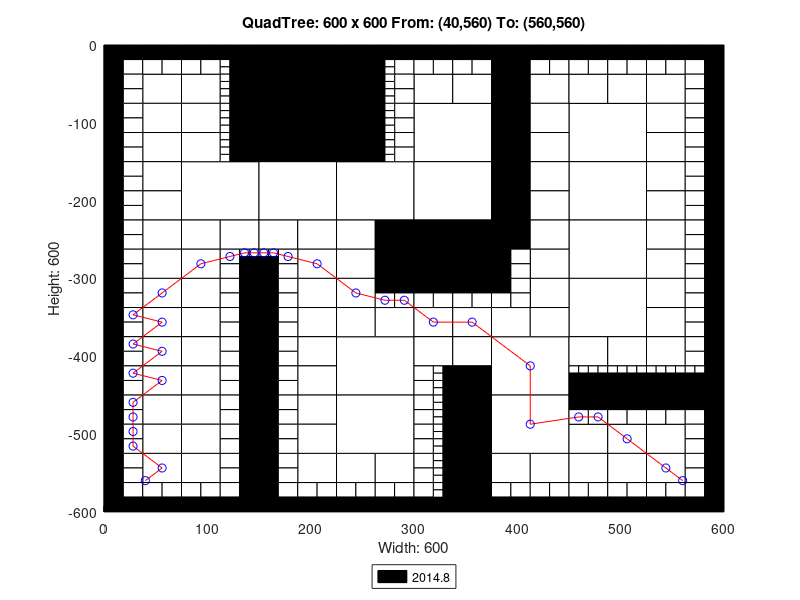

MATLAB code for this plot:
axis([0 600 -600 0]);
title('QuadTree: 600 x 600 From: (40,560) To: (560,560)');
xlabel('Width: 600');
ylabel('Height: 600');
rectangle('Position',[150 -75 75 75], 'FaceColor',[0 0 0]);
rectangle('Position',[150 -150 75 75], 'FaceColor',[0 0 0]);
rectangle('Position',[75 -225 75 75], 'FaceColor',[1 1 1]);
rectangle('Position',[150 -225 75 75], 'FaceColor',[1 1 1]);
rectangle('Position',[225 -225 75 75], 'FaceColor',[1 1 1]);
rectangle('Position',[300 -150 75 75], 'FaceColor',[1 1 1]);
rectangle('Position',[450 -150 75 75], 'FaceColor',[1 1 1]);
rectangle('Position',[300 -225 75 75], 'FaceColor',[1 1 1]);
rectangle('Position',[300 -300 75 75], 'FaceColor',[0 0 0]);
rectangle('Position',[450 -225 75 75], 'FaceColor',[1 1 1]);
rectangle('Position',[450 -300 75 75], 'FaceColor',[1 1 1]);
rectangle('Position',[225 -450 75 75], 'FaceColor',[1 1 1]);
rectangle('Position',[225 -525 75 75], 'FaceColor',[1 1 1]);
rectangle('Position',[375 -450 75 75], 'FaceColor',[1 1 1]);
rectangle('Position',[450 -375 75 75], 'FaceColor',[1 1 1]);
rectangle('Position',[375 -525 75 75], 'FaceColor',[1 1 1]);
rectangle('Position',[37.5 -75 37.5 37.5], 'FaceColor',[1 1 1]);
rectangle('Position',[75 -75 37.5 37.5], 'FaceColor',[1 1 1]);
rectangle('Position',[37.5 -112.5 37.5 37.5], 'FaceColor',[1 1 1]);
rectangle('Position',[37.5 -150 37.5 37.5], 'FaceColor',[1 1 1]);
rectangle('Position',[75 -112.5 37.5 37.5], 'FaceColor',[1 1 1]);
rectangle('Position',[75 -150 37.5 37.5], 'FaceColor',[1 1 1]);
rectangle('Position',[225 -37.5 37.5 37.5], 'FaceColor',[0 0 0]);
rectangle('Position',[225 -75 37.5 37.5], 'FaceColor',[0 0 0]);
rectangle('Position',[225 -112.5 37.5 37.5], 'FaceColor',[0 0 0]);
rectangle('Position',[225 -150 37.5 37.5], 'FaceColor',[0 0 0]);
rectangle('Position',[37.5 -187.5 37.5 37.5], 'FaceColor',[1 1 1]);
rectangle('Position',[37.5 -225 37.5 37.5], 'FaceColor',[1 1 1]);
rectangle('Position',[37.5 -262.5 37.5 37.5], 'FaceColor',[1 1 1]);
rectangle('Position',[37.5 -300 37.5 37.5], 'FaceColor',[1 1 1]);
rectangle('Position',[75 -262.5 37.5 37.5], 'FaceColor',[1 1 1]);
rectangle('Position',[112.5 -262.5 37.5 37.5], 'FaceColor',[1 1 1]);
rectangle('Position',[75 -300 37.5 37.5], 'FaceColor',[1 1 1]);
rectangle('Position',[150 -262.5 37.5 37.5], 'FaceColor',[1 1 1]);
rectangle('Position',[187.5 -262.5 37.5 37.5], 'FaceColor',[1 1 1]);
rectangle('Position',[187.5 -300 37.5 37.5], 'FaceColor',[1 1 1]);
rectangle('Position',[225 -262.5 37.5 37.5], 'FaceColor',[1 1 1]);
rectangle('Position',[262.5 -262.5 37.5 37.5], 'FaceColor',[0 0 0]);
rectangle('Position',[225 -300 37.5 37.5], 'FaceColor',[1 1 1]);
rectangle('Position',[262.5 -300 37.5 37.5], 'FaceColor',[0 0 0]);
rectangle('Position',[300 -75 37.5 37.5], 'FaceColor',[1 1 1]);
rectangle('Position',[337.5 -75 37.5 37.5], 'FaceColor',[1 1 1]);
rectangle('Position',[375 -37.5 37.5 37.5], 'FaceColor',[0 0 0]);
rectangle('Position',[375 -75 37.5 37.5], 'FaceColor',[0 0 0]);
rectangle('Position',[412.5 -75 37.5 37.5], 'FaceColor',[1 1 1]);
rectangle('Position',[375 -112.5 37.5 37.5], 'FaceColor',[0 0 0]);
rectangle('Position',[412.5 -112.5 37.5 37.5], 'FaceColor',[1 1 1]);
rectangle('Position',[375 -150 37.5 37.5], 'FaceColor',[0 0 0]);
rectangle('Position',[412.5 -150 37.5 37.5], 'FaceColor',[1 1 1]);
rectangle('Position',[450 -75 37.5 37.5], 'FaceColor',[1 1 1]);
rectangle('Position',[487.5 -75 37.5 37.5], 'FaceColor',[1 1 1]);
rectangle('Position',[525 -75 37.5 37.5], 'FaceColor',[1 1 1]);
rectangle('Position',[525 -112.5 37.5 37.5], 'FaceColor',[1 1 1]);
rectangle('Position',[525 -150 37.5 37.5], 'FaceColor',[1 1 1]);
rectangle('Position',[375 -187.5 37.5 37.5], 'FaceColor',[0 0 0]);
rectangle('Position',[412.5 -187.5 37.5 37.5], 'FaceColor',[1 1 1]);
rectangle('Position',[375 -225 37.5 37.5], 'FaceColor',[0 0 0]);
rectangle('Position',[412.5 -225 37.5 37.5], 'FaceColor',[1 1 1]);
rectangle('Position',[375 -262.5 37.5 37.5], 'FaceColor',[0 0 0]);
rectangle('Position',[412.5 -262.5 37.5 37.5], 'FaceColor',[1 1 1]);
rectangle('Position',[412.5 -300 37.5 37.5], 'FaceColor',[1 1 1]);
rectangle('Position',[525 -187.5 37.5 37.5], 'FaceColor',[1 1 1]);
rectangle('Position',[525 -225 37.5 37.5], 'FaceColor',[1 1 1]);
rectangle('Position',[525 -262.5 37.5 37.5], 'FaceColor',[1 1 1]);
rectangle('Position',[525 -300 37.5 37.5], 'FaceColor',[1 1 1]);
rectangle('Position',[37.5 -337.5 37.5 37.5], 'FaceColor',[1 1 1]);
rectangle('Position',[37.5 -375 37.5 37.5], 'FaceColor',[1 1 1]);
rectangle('Position',[75 -337.5 37.5 37.5], 'FaceColor',[1 1 1]);
rectangle('Position',[75 -375 37.5 37.5], 'FaceColor',[1 1 1]);
rectangle('Position',[37.5 -412.5 37.5 37.5], 'FaceColor',[1 1 1]);
rectangle('Position',[37.5 -450 37.5 37.5], 'FaceColor',[1 1 1]);
rectangle('Position',[75 -412.5 37.5 37.5], 'FaceColor',[1 1 1]);
rectangle('Position',[75 -450 37.5 37.5], 'FaceColor',[1 1 1]);
rectangle('Position',[187.5 -337.5 37.5 37.5], 'FaceColor',[1 1 1]);
rectangle('Position',[187.5 -375 37.5 37.5], 'FaceColor',[1 1 1]);
rectangle('Position',[225 -337.5 37.5 37.5], 'FaceColor',[1 1 1]);
rectangle('Position',[225 -375 37.5 37.5], 'FaceColor',[1 1 1]);
rectangle('Position',[262.5 -375 37.5 37.5], 'FaceColor',[1 1 1]);
rectangle('Position',[187.5 -412.5 37.5 37.5], 'FaceColor',[1 1 1]);
rectangle('Position',[187.5 -450 37.5 37.5], 'FaceColor',[1 1 1]);
rectangle('Position',[37.5 -487.5 37.5 37.5], 'FaceColor',[1 1 1]);
rectangle('Position',[37.5 -525 37.5 37.5], 'FaceColor',[1 1 1]);
rectangle('Position',[75 -487.5 37.5 37.5], 'FaceColor',[1 1 1]);
rectangle('Position',[75 -525 37.5 37.5], 'FaceColor',[1 1 1]);
rectangle('Position',[37.5 -562.5 37.5 37.5], 'FaceColor',[1 1 1]);
rectangle('Position',[75 -562.5 37.5 37.5], 'FaceColor',[1 1 1]);
rectangle('Position',[187.5 -487.5 37.5 37.5], 'FaceColor',[1 1 1]);
rectangle('Position',[187.5 -525 37.5 37.5], 'FaceColor',[1 1 1]);
rectangle('Position',[187.5 -562.5 37.5 37.5], 'FaceColor',[1 1 1]);
rectangle('Position',[225 -562.5 37.5 37.5], 'FaceColor',[1 1 1]);
rectangle('Position',[262.5 -562.5 37.5 37.5], 'FaceColor',[1 1 1]);
rectangle('Position',[300 -375 37.5 37.5], 'FaceColor',[1 1 1]);
rectangle('Position',[337.5 -375 37.5 37.5], 'FaceColor',[1 1 1]);
rectangle('Position',[412.5 -337.5 37.5 37.5], 'FaceColor',[1 1 1]);
rectangle('Position',[375 -375 37.5 37.5], 'FaceColor',[1 1 1]);
rectangle('Position',[412.5 -375 37.5 37.5], 'FaceColor',[1 1 1]);
rectangle('Position',[300 -412.5 37.5 37.5], 'FaceColor',[1 1 1]);
rectangle('Position',[337.5 -412.5 37.5 37.5], 'FaceColor',[1 1 1]);
rectangle('Position',[337.5 -450 37.5 37.5], 'FaceColor',[0 0 0]);
rectangle('Position',[525 -337.5 37.5 37.5], 'FaceColor',[1 1 1]);
rectangle('Position',[525 -375 37.5 37.5], 'FaceColor',[1 1 1]);
rectangle('Position',[450 -412.5 37.5 37.5], 'FaceColor',[1 1 1]);
rectangle('Position',[487.5 -412.5 37.5 37.5], 'FaceColor',[1 1 1]);
rectangle('Position',[525 -412.5 37.5 37.5], 'FaceColor',[1 1 1]);
rectangle('Position',[337.5 -487.5 37.5 37.5], 'FaceColor',[0 0 0]);
rectangle('Position',[337.5 -525 37.5 37.5], 'FaceColor',[0 0 0]);
rectangle('Position',[337.5 -562.5 37.5 37.5], 'FaceColor',[0 0 0]);
rectangle('Position',[337.5 -600 37.5 37.5], 'FaceColor',[0 0 0]);
rectangle('Position',[375 -562.5 37.5 37.5], 'FaceColor',[1 1 1]);
rectangle('Position',[412.5 -562.5 37.5 37.5], 'FaceColor',[1 1 1]);
rectangle('Position',[450 -525 37.5 37.5], 'FaceColor',[1 1 1]);
rectangle('Position',[487.5 -525 37.5 37.5], 'FaceColor',[1 1 1]);
rectangle('Position',[525 -525 37.5 37.5], 'FaceColor',[1 1 1]);
rectangle('Position',[450 -562.5 37.5 37.5], 'FaceColor',[1 1 1]);
rectangle('Position',[487.5 -562.5 37.5 37.5], 'FaceColor',[1 1 1]);
rectangle('Position',[525 -562.5 37.5 37.5], 'FaceColor',[1 1 1]);
rectangle('Position',[0 -18.75 18.75 18.75], 'FaceColor',[0 0 0]);
rectangle('Position',[18.75 -18.75 18.75 18.75], 'FaceColor',[0 0 0]);
rectangle('Position',[0 -37.5 18.75 18.75], 'FaceColor',[0 0 0]);
rectangle('Position',[18.75 -37.5 18.75 18.75], 'FaceColor',[1 1 1]);
rectangle('Position',[37.5 -18.75 18.75 18.75], 'FaceColor',[0 0 0]);
rectangle('Position',[56.25 -18.75 18.75 18.75], 'FaceColor',[0 0 0]);
rectangle('Position',[37.5 -37.5 18.75 18.75], 'FaceColor',[1 1 1]);
rectangle('Position',[56.25 -37.5 18.75 18.75], 'FaceColor',[1 1 1]);
rectangle('Position',[0 -56.25 18.75 18.75], 'FaceColor',[0 0 0]);
rectangle('Position',[18.75 -56.25 18.75 18.75], 'FaceColor',[1 1 1]);
rectangle('Position',[0 -75 18.75 18.75], 'FaceColor',[0 0 0]);
rectangle('Position',[18.75 -75 18.75 18.75], 'FaceColor',[1 1 1]);
rectangle('Position',[75 -18.75 18.75 18.75], 'FaceColor',[0 0 0]);
rectangle('Position',[93.75 -18.75 18.75 18.75], 'FaceColor',[0 0 0]);
rectangle('Position',[75 -37.5 18.75 18.75], 'FaceColor',[1 1 1]);
rectangle('Position',[93.75 -37.5 18.75 18.75], 'FaceColor',[1 1 1]);
rectangle('Position',[112.5 -18.75 18.75 18.75], 'FaceColor',[0 0 0]);
rectangle('Position',[131.25 -18.75 18.75 18.75], 'FaceColor',[0 0 0]);
rectangle('Position',[131.25 -37.5 18.75 18.75], 'FaceColor',[0 0 0]);
rectangle('Position',[131.25 -56.25 18.75 18.75], 'FaceColor',[0 0 0]);
rectangle('Position',[131.25 -75 18.75 18.75], 'FaceColor',[0 0 0]);
rectangle('Position',[0 -93.75 18.75 18.75], 'FaceColor',[0 0 0]);
rectangle('Position',[18.75 -93.75 18.75 18.75], 'FaceColor',[1 1 1]);
rectangle('Position',[0 -112.5 18.75 18.75], 'FaceColor',[0 0 0]);
rectangle('Position',[18.75 -112.5 18.75 18.75], 'FaceColor',[1 1 1]);
rectangle('Position',[0 -131.25 18.75 18.75], 'FaceColor',[0 0 0]);
rectangle('Position',[18.75 -131.25 18.75 18.75], 'FaceColor',[1 1 1]);
rectangle('Position',[0 -150 18.75 18.75], 'FaceColor',[0 0 0]);
rectangle('Position',[18.75 -150 18.75 18.75], 'FaceColor',[1 1 1]);
rectangle('Position',[131.25 -93.75 18.75 18.75], 'FaceColor',[0 0 0]);
rectangle('Position',[131.25 -112.5 18.75 18.75], 'FaceColor',[0 0 0]);
rectangle('Position',[131.25 -131.25 18.75 18.75], 'FaceColor',[0 0 0]);
rectangle('Position',[131.25 -150 18.75 18.75], 'FaceColor',[0 0 0]);
rectangle('Position',[262.5 -18.75 18.75 18.75], 'FaceColor',[0 0 0]);
rectangle('Position',[281.25 -18.75 18.75 18.75], 'FaceColor',[0 0 0]);
rectangle('Position',[281.25 -37.5 18.75 18.75], 'FaceColor',[1 1 1]);
rectangle('Position',[281.25 -56.25 18.75 18.75], 'FaceColor',[1 1 1]);
rectangle('Position',[281.25 -75 18.75 18.75], 'FaceColor',[1 1 1]);
rectangle('Position',[281.25 -93.75 18.75 18.75], 'FaceColor',[1 1 1]);
rectangle('Position',[281.25 -112.5 18.75 18.75], 'FaceColor',[1 1 1]);
rectangle('Position',[281.25 -131.25 18.75 18.75], 'FaceColor',[1 1 1]);
rectangle('Position',[281.25 -150 18.75 18.75], 'FaceColor',[1 1 1]);
rectangle('Position',[0 -168.75 18.75 18.75], 'FaceColor',[0 0 0]);
rectangle('Position',[18.75 -168.75 18.75 18.75], 'FaceColor',[1 1 1]);
rectangle('Position',[0 -187.5 18.75 18.75], 'FaceColor',[0 0 0]);
rectangle('Position',[18.75 -187.5 18.75 18.75], 'FaceColor',[1 1 1]);
rectangle('Position',[0 -206.25 18.75 18.75], 'FaceColor',[0 0 0]);
rectangle('Position',[18.75 -206.25 18.75 18.75], 'FaceColor',[1 1 1]);
rectangle('Position',[0 -225 18.75 18.75], 'FaceColor',[0 0 0]);
rectangle('Position',[18.75 -225 18.75 18.75], 'FaceColor',[1 1 1]);
rectangle('Position',[0 -243.75 18.75 18.75], 'FaceColor',[0 0 0]);
rectangle('Position',[18.75 -243.75 18.75 18.75], 'FaceColor',[1 1 1]);
rectangle('Position',[0 -262.5 18.75 18.75], 'FaceColor',[0 0 0]);
rectangle('Position',[18.75 -262.5 18.75 18.75], 'FaceColor',[1 1 1]);
rectangle('Position',[0 -281.25 18.75 18.75], 'FaceColor',[0 0 0]);
rectangle('Position',[18.75 -281.25 18.75 18.75], 'FaceColor',[1 1 1]);
rectangle('Position',[0 -300 18.75 18.75], 'FaceColor',[0 0 0]);
rectangle('Position',[18.75 -300 18.75 18.75], 'FaceColor',[1 1 1]);
rectangle('Position',[112.5 -281.25 18.75 18.75], 'FaceColor',[1 1 1]);
rectangle('Position',[112.5 -300 18.75 18.75], 'FaceColor',[1 1 1]);
rectangle('Position',[131.25 -300 18.75 18.75], 'FaceColor',[0 0 0]);
rectangle('Position',[168.75 -281.25 18.75 18.75], 'FaceColor',[1 1 1]);
rectangle('Position',[150 -300 18.75 18.75], 'FaceColor',[0 0 0]);
rectangle('Position',[168.75 -300 18.75 18.75], 'FaceColor',[1 1 1]);
rectangle('Position',[300 -18.75 18.75 18.75], 'FaceColor',[0 0 0]);
rectangle('Position',[318.75 -18.75 18.75 18.75], 'FaceColor',[0 0 0]);
rectangle('Position',[300 -37.5 18.75 18.75], 'FaceColor',[1 1 1]);
rectangle('Position',[318.75 -37.5 18.75 18.75], 'FaceColor',[1 1 1]);
rectangle('Position',[337.5 -18.75 18.75 18.75], 'FaceColor',[0 0 0]);
rectangle('Position',[356.25 -18.75 18.75 18.75], 'FaceColor',[0 0 0]);
rectangle('Position',[337.5 -37.5 18.75 18.75], 'FaceColor',[1 1 1]);
rectangle('Position',[356.25 -37.5 18.75 18.75], 'FaceColor',[1 1 1]);
rectangle('Position',[412.5 -18.75 18.75 18.75], 'FaceColor',[0 0 0]);
rectangle('Position',[431.25 -18.75 18.75 18.75], 'FaceColor',[0 0 0]);
rectangle('Position',[412.5 -37.5 18.75 18.75], 'FaceColor',[1 1 1]);
rectangle('Position',[431.25 -37.5 18.75 18.75], 'FaceColor',[1 1 1]);
rectangle('Position',[450 -18.75 18.75 18.75], 'FaceColor',[0 0 0]);
rectangle('Position',[468.75 -18.75 18.75 18.75], 'FaceColor',[0 0 0]);
rectangle('Position',[450 -37.5 18.75 18.75], 'FaceColor',[1 1 1]);
rectangle('Position',[468.75 -37.5 18.75 18.75], 'FaceColor',[1 1 1]);
rectangle('Position',[487.5 -18.75 18.75 18.75], 'FaceColor',[0 0 0]);
rectangle('Position',[506.25 -18.75 18.75 18.75], 'FaceColor',[0 0 0]);
rectangle('Position',[487.5 -37.5 18.75 18.75], 'FaceColor',[1 1 1]);
rectangle('Position',[506.25 -37.5 18.75 18.75], 'FaceColor',[1 1 1]);
rectangle('Position',[525 -18.75 18.75 18.75], 'FaceColor',[0 0 0]);
rectangle('Position',[543.75 -18.75 18.75 18.75], 'FaceColor',[0 0 0]);
rectangle('Position',[525 -37.5 18.75 18.75], 'FaceColor',[1 1 1]);
rectangle('Position',[543.75 -37.5 18.75 18.75], 'FaceColor',[1 1 1]);
rectangle('Position',[562.5 -18.75 18.75 18.75], 'FaceColor',[0 0 0]);
rectangle('Position',[581.25 -18.75 18.75 18.75], 'FaceColor',[0 0 0]);
rectangle('Position',[562.5 -37.5 18.75 18.75], 'FaceColor',[1 1 1]);
rectangle('Position',[581.25 -37.5 18.75 18.75], 'FaceColor',[0 0 0]);
rectangle('Position',[562.5 -56.25 18.75 18.75], 'FaceColor',[1 1 1]);
rectangle('Position',[581.25 -56.25 18.75 18.75], 'FaceColor',[0 0 0]);
rectangle('Position',[562.5 -75 18.75 18.75], 'FaceColor',[1 1 1]);
rectangle('Position',[581.25 -75 18.75 18.75], 'FaceColor',[0 0 0]);
rectangle('Position',[562.5 -93.75 18.75 18.75], 'FaceColor',[1 1 1]);
rectangle('Position',[581.25 -93.75 18.75 18.75], 'FaceColor',[0 0 0]);
rectangle('Position',[562.5 -112.5 18.75 18.75], 'FaceColor',[1 1 1]);
rectangle('Position',[581.25 -112.5 18.75 18.75], 'FaceColor',[0 0 0]);
rectangle('Position',[562.5 -131.25 18.75 18.75], 'FaceColor',[1 1 1]);
rectangle('Position',[581.25 -131.25 18.75 18.75], 'FaceColor',[0 0 0]);
rectangle('Position',[562.5 -150 18.75 18.75], 'FaceColor',[1 1 1]);
rectangle('Position',[581.25 -150 18.75 18.75], 'FaceColor',[0 0 0]);
rectangle('Position',[375 -281.25 18.75 18.75], 'FaceColor',[0 0 0]);
rectangle('Position',[393.75 -281.25 18.75 18.75], 'FaceColor',[1 1 1]);
rectangle('Position',[375 -300 18.75 18.75], 'FaceColor',[0 0 0]);
rectangle('Position',[393.75 -300 18.75 18.75], 'FaceColor',[1 1 1]);
rectangle('Position',[562.5 -168.75 18.75 18.75], 'FaceColor',[1 1 1]);
rectangle('Position',[581.25 -168.75 18.75 18.75], 'FaceColor',[0 0 0]);
rectangle('Position',[562.5 -187.5 18.75 18.75], 'FaceColor',[1 1 1]);
rectangle('Position',[581.25 -187.5 18.75 18.75], 'FaceColor',[0 0 0]);
rectangle('Position',[562.5 -206.25 18.75 18.75], 'FaceColor',[1 1 1]);
rectangle('Position',[581.25 -206.25 18.75 18.75], 'FaceColor',[0 0 0]);
rectangle('Position',[562.5 -225 18.75 18.75], 'FaceColor',[1 1 1]);
rectangle('Position',[581.25 -225 18.75 18.75], 'FaceColor',[0 0 0]);
rectangle('Position',[562.5 -243.75 18.75 18.75], 'FaceColor',[1 1 1]);
rectangle('Position',[581.25 -243.75 18.75 18.75], 'FaceColor',[0 0 0]);
rectangle('Position',[562.5 -262.5 18.75 18.75], 'FaceColor',[1 1 1]);
rectangle('Position',[581.25 -262.5 18.75 18.75], 'FaceColor',[0 0 0]);
rectangle('Position',[562.5 -281.25 18.75 18.75], 'FaceColor',[1 1 1]);
rectangle('Position',[581.25 -281.25 18.75 18.75], 'FaceColor',[0 0 0]);
rectangle('Position',[562.5 -300 18.75 18.75], 'FaceColor',[1 1 1]);
rectangle('Position',[581.25 -300 18.75 18.75], 'FaceColor',[0 0 0]);
rectangle('Position',[0 -318.75 18.75 18.75], 'FaceColor',[0 0 0]);
rectangle('Position',[18.75 -318.75 18.75 18.75], 'FaceColor',[1 1 1]);
rectangle('Position',[0 -337.5 18.75 18.75], 'FaceColor',[0 0 0]);
rectangle('Position',[18.75 -337.5 18.75 18.75], 'FaceColor',[1 1 1]);
rectangle('Position',[0 -356.25 18.75 18.75], 'FaceColor',[0 0 0]);
rectangle('Position',[18.75 -356.25 18.75 18.75], 'FaceColor',[1 1 1]);
rectangle('Position',[0 -375 18.75 18.75], 'FaceColor',[0 0 0]);
rectangle('Position',[18.75 -375 18.75 18.75], 'FaceColor',[1 1 1]);
rectangle('Position',[112.5 -318.75 18.75 18.75], 'FaceColor',[1 1 1]);
rectangle('Position',[131.25 -318.75 18.75 18.75], 'FaceColor',[0 0 0]);
rectangle('Position',[112.5 -337.5 18.75 18.75], 'FaceColor',[1 1 1]);
rectangle('Position',[131.25 -337.5 18.75 18.75], 'FaceColor',[0 0 0]);
rectangle('Position',[112.5 -356.25 18.75 18.75], 'FaceColor',[1 1 1]);
rectangle('Position',[131.25 -356.25 18.75 18.75], 'FaceColor',[0 0 0]);
rectangle('Position',[112.5 -375 18.75 18.75], 'FaceColor',[1 1 1]);
rectangle('Position',[131.25 -375 18.75 18.75], 'FaceColor',[0 0 0]);
rectangle('Position',[0 -393.75 18.75 18.75], 'FaceColor',[0 0 0]);
rectangle('Position',[18.75 -393.75 18.75 18.75], 'FaceColor',[1 1 1]);
rectangle('Position',[0 -412.5 18.75 18.75], 'FaceColor',[0 0 0]);
rectangle('Position',[18.75 -412.5 18.75 18.75], 'FaceColor',[1 1 1]);
rectangle('Position',[0 -431.25 18.75 18.75], 'FaceColor',[0 0 0]);
rectangle('Position',[18.75 -431.25 18.75 18.75], 'FaceColor',[1 1 1]);
rectangle('Position',[0 -450 18.75 18.75], 'FaceColor',[0 0 0]);
rectangle('Position',[18.75 -450 18.75 18.75], 'FaceColor',[1 1 1]);
rectangle('Position',[112.5 -393.75 18.75 18.75], 'FaceColor',[1 1 1]);
rectangle('Position',[131.25 -393.75 18.75 18.75], 'FaceColor',[0 0 0]);
rectangle('Position',[112.5 -412.5 18.75 18.75], 'FaceColor',[1 1 1]);
rectangle('Position',[131.25 -412.5 18.75 18.75], 'FaceColor',[0 0 0]);
rectangle('Position',[112.5 -431.25 18.75 18.75], 'FaceColor',[1 1 1]);
rectangle('Position',[131.25 -431.25 18.75 18.75], 'FaceColor',[0 0 0]);
rectangle('Position',[112.5 -450 18.75 18.75], 'FaceColor',[1 1 1]);
rectangle('Position',[131.25 -450 18.75 18.75], 'FaceColor',[0 0 0]);
rectangle('Position',[150 -318.75 18.75 18.75], 'FaceColor',[0 0 0]);
rectangle('Position',[168.75 -318.75 18.75 18.75], 'FaceColor',[1 1 1]);
rectangle('Position',[150 -337.5 18.75 18.75], 'FaceColor',[0 0 0]);
rectangle('Position',[168.75 -337.5 18.75 18.75], 'FaceColor',[1 1 1]);
rectangle('Position',[150 -356.25 18.75 18.75], 'FaceColor',[0 0 0]);
rectangle('Position',[168.75 -356.25 18.75 18.75], 'FaceColor',[1 1 1]);
rectangle('Position',[150 -375 18.75 18.75], 'FaceColor',[0 0 0]);
rectangle('Position',[168.75 -375 18.75 18.75], 'FaceColor',[1 1 1]);
rectangle('Position',[262.5 -318.75 18.75 18.75], 'FaceColor',[0 0 0]);
rectangle('Position',[281.25 -318.75 18.75 18.75], 'FaceColor',[0 0 0]);
rectangle('Position',[262.5 -337.5 18.75 18.75], 'FaceColor',[1 1 1]);
rectangle('Position',[281.25 -337.5 18.75 18.75], 'FaceColor',[1 1 1]);
rectangle('Position',[150 -393.75 18.75 18.75], 'FaceColor',[0 0 0]);
rectangle('Position',[168.75 -393.75 18.75 18.75], 'FaceColor',[1 1 1]);
rectangle('Position',[150 -412.5 18.75 18.75], 'FaceColor',[0 0 0]);
rectangle('Position',[168.75 -412.5 18.75 18.75], 'FaceColor',[1 1 1]);
rectangle('Position',[150 -431.25 18.75 18.75], 'FaceColor',[0 0 0]);
rectangle('Position',[168.75 -431.25 18.75 18.75], 'FaceColor',[1 1 1]);
rectangle('Position',[150 -450 18.75 18.75], 'FaceColor',[0 0 0]);
rectangle('Position',[168.75 -450 18.75 18.75], 'FaceColor',[1 1 1]);
rectangle('Position',[0 -468.75 18.75 18.75], 'FaceColor',[0 0 0]);
rectangle('Position',[18.75 -468.75 18.75 18.75], 'FaceColor',[1 1 1]);
rectangle('Position',[0 -487.5 18.75 18.75], 'FaceColor',[0 0 0]);
rectangle('Position',[18.75 -487.5 18.75 18.75], 'FaceColor',[1 1 1]);
rectangle('Position',[0 -506.25 18.75 18.75], 'FaceColor',[0 0 0]);
rectangle('Position',[18.75 -506.25 18.75 18.75], 'FaceColor',[1 1 1]);
rectangle('Position',[0 -525 18.75 18.75], 'FaceColor',[0 0 0]);
rectangle('Position',[18.75 -525 18.75 18.75], 'FaceColor',[1 1 1]);
rectangle('Position',[112.5 -468.75 18.75 18.75], 'FaceColor',[1 1 1]);
rectangle('Position',[131.25 -468.75 18.75 18.75], 'FaceColor',[0 0 0]);
rectangle('Position',[112.5 -487.5 18.75 18.75], 'FaceColor',[1 1 1]);
rectangle('Position',[131.25 -487.5 18.75 18.75], 'FaceColor',[0 0 0]);
rectangle('Position',[112.5 -506.25 18.75 18.75], 'FaceColor',[1 1 1]);
rectangle('Position',[131.25 -506.25 18.75 18.75], 'FaceColor',[0 0 0]);
rectangle('Position',[112.5 -525 18.75 18.75], 'FaceColor',[1 1 1]);
rectangle('Position',[131.25 -525 18.75 18.75], 'FaceColor',[0 0 0]);
rectangle('Position',[0 -543.75 18.75 18.75], 'FaceColor',[0 0 0]);
rectangle('Position',[18.75 -543.75 18.75 18.75], 'FaceColor',[1 1 1]);
rectangle('Position',[0 -562.5 18.75 18.75], 'FaceColor',[0 0 0]);
rectangle('Position',[18.75 -562.5 18.75 18.75], 'FaceColor',[1 1 1]);
rectangle('Position',[0 -581.25 18.75 18.75], 'FaceColor',[0 0 0]);
rectangle('Position',[18.75 -581.25 18.75 18.75], 'FaceColor',[1 1 1]);
rectangle('Position',[0 -600 18.75 18.75], 'FaceColor',[0 0 0]);
rectangle('Position',[18.75 -600 18.75 18.75], 'FaceColor',[0 0 0]);
rectangle('Position',[37.5 -581.25 18.75 18.75], 'FaceColor',[1 1 1]);
rectangle('Position',[56.25 -581.25 18.75 18.75], 'FaceColor',[1 1 1]);
rectangle('Position',[37.5 -600 18.75 18.75], 'FaceColor',[0 0 0]);
rectangle('Position',[56.25 -600 18.75 18.75], 'FaceColor',[0 0 0]);
rectangle('Position',[112.5 -543.75 18.75 18.75], 'FaceColor',[1 1 1]);
rectangle('Position',[131.25 -543.75 18.75 18.75], 'FaceColor',[0 0 0]);
rectangle('Position',[112.5 -562.5 18.75 18.75], 'FaceColor',[1 1 1]);
rectangle('Position',[131.25 -562.5 18.75 18.75], 'FaceColor',[0 0 0]);
rectangle('Position',[75 -581.25 18.75 18.75], 'FaceColor',[1 1 1]);
rectangle('Position',[93.75 -581.25 18.75 18.75], 'FaceColor',[1 1 1]);
rectangle('Position',[75 -600 18.75 18.75], 'FaceColor',[0 0 0]);
rectangle('Position',[93.75 -600 18.75 18.75], 'FaceColor',[0 0 0]);
rectangle('Position',[112.5 -581.25 18.75 18.75], 'FaceColor',[1 1 1]);
rectangle('Position',[131.25 -581.25 18.75 18.75], 'FaceColor',[0 0 0]);
rectangle('Position',[112.5 -600 18.75 18.75], 'FaceColor',[0 0 0]);
rectangle('Position',[131.25 -600 18.75 18.75], 'FaceColor',[0 0 0]);
rectangle('Position',[150 -468.75 18.75 18.75], 'FaceColor',[0 0 0]);
rectangle('Position',[168.75 -468.75 18.75 18.75], 'FaceColor',[1 1 1]);
rectangle('Position',[150 -487.5 18.75 18.75], 'FaceColor',[0 0 0]);
rectangle('Position',[168.75 -487.5 18.75 18.75], 'FaceColor',[1 1 1]);
rectangle('Position',[150 -506.25 18.75 18.75], 'FaceColor',[0 0 0]);
rectangle('Position',[168.75 -506.25 18.75 18.75], 'FaceColor',[1 1 1]);
rectangle('Position',[150 -525 18.75 18.75], 'FaceColor',[0 0 0]);
rectangle('Position',[168.75 -525 18.75 18.75], 'FaceColor',[1 1 1]);
rectangle('Position',[150 -543.75 18.75 18.75], 'FaceColor',[0 0 0]);
rectangle('Position',[168.75 -543.75 18.75 18.75], 'FaceColor',[1 1 1]);
rectangle('Position',[150 -562.5 18.75 18.75], 'FaceColor',[0 0 0]);
rectangle('Position',[168.75 -562.5 18.75 18.75], 'FaceColor',[1 1 1]);
rectangle('Position',[150 -581.25 18.75 18.75], 'FaceColor',[0 0 0]);
rectangle('Position',[168.75 -581.25 18.75 18.75], 'FaceColor',[1 1 1]);
rectangle('Position',[150 -600 18.75 18.75], 'FaceColor',[0 0 0]);
rectangle('Position',[168.75 -600 18.75 18.75], 'FaceColor',[0 0 0]);
rectangle('Position',[187.5 -581.25 18.75 18.75], 'FaceColor',[1 1 1]);
rectangle('Position',[206.25 -581.25 18.75 18.75], 'FaceColor',[1 1 1]);
rectangle('Position',[187.5 -600 18.75 18.75], 'FaceColor',[0 0 0]);
rectangle('Position',[206.25 -600 18.75 18.75], 'FaceColor',[0 0 0]);
rectangle('Position',[225 -581.25 18.75 18.75], 'FaceColor',[1 1 1]);
rectangle('Position',[243.75 -581.25 18.75 18.75], 'FaceColor',[1 1 1]);
rectangle('Position',[225 -600 18.75 18.75], 'FaceColor',[0 0 0]);
rectangle('Position',[243.75 -600 18.75 18.75], 'FaceColor',[0 0 0]);
rectangle('Position',[262.5 -581.25 18.75 18.75], 'FaceColor',[1 1 1]);
rectangle('Position',[281.25 -581.25 18.75 18.75], 'FaceColor',[1 1 1]);
rectangle('Position',[262.5 -600 18.75 18.75], 'FaceColor',[0 0 0]);
rectangle('Position',[281.25 -600 18.75 18.75], 'FaceColor',[0 0 0]);
rectangle('Position',[300 -318.75 18.75 18.75], 'FaceColor',[0 0 0]);
rectangle('Position',[318.75 -318.75 18.75 18.75], 'FaceColor',[0 0 0]);
rectangle('Position',[300 -337.5 18.75 18.75], 'FaceColor',[1 1 1]);
rectangle('Position',[318.75 -337.5 18.75 18.75], 'FaceColor',[1 1 1]);
rectangle('Position',[337.5 -318.75 18.75 18.75], 'FaceColor',[0 0 0]);
rectangle('Position',[356.25 -318.75 18.75 18.75], 'FaceColor',[0 0 0]);
rectangle('Position',[337.5 -337.5 18.75 18.75], 'FaceColor',[1 1 1]);
rectangle('Position',[356.25 -337.5 18.75 18.75], 'FaceColor',[1 1 1]);
rectangle('Position',[375 -318.75 18.75 18.75], 'FaceColor',[0 0 0]);
rectangle('Position',[393.75 -318.75 18.75 18.75], 'FaceColor',[1 1 1]);
rectangle('Position',[375 -337.5 18.75 18.75], 'FaceColor',[1 1 1]);
rectangle('Position',[393.75 -337.5 18.75 18.75], 'FaceColor',[1 1 1]);
rectangle('Position',[300 -431.25 18.75 18.75], 'FaceColor',[1 1 1]);
rectangle('Position',[300 -450 18.75 18.75], 'FaceColor',[1 1 1]);
rectangle('Position',[562.5 -318.75 18.75 18.75], 'FaceColor',[1 1 1]);
rectangle('Position',[581.25 -318.75 18.75 18.75], 'FaceColor',[0 0 0]);
rectangle('Position',[562.5 -337.5 18.75 18.75], 'FaceColor',[1 1 1]);
rectangle('Position',[581.25 -337.5 18.75 18.75], 'FaceColor',[0 0 0]);
rectangle('Position',[562.5 -356.25 18.75 18.75], 'FaceColor',[1 1 1]);
rectangle('Position',[581.25 -356.25 18.75 18.75], 'FaceColor',[0 0 0]);
rectangle('Position',[562.5 -375 18.75 18.75], 'FaceColor',[1 1 1]);
rectangle('Position',[581.25 -375 18.75 18.75], 'FaceColor',[0 0 0]);
rectangle('Position',[450 -450 18.75 18.75], 'FaceColor',[0 0 0]);
rectangle('Position',[468.75 -450 18.75 18.75], 'FaceColor',[0 0 0]);
rectangle('Position',[487.5 -450 18.75 18.75], 'FaceColor',[0 0 0]);
rectangle('Position',[506.25 -450 18.75 18.75], 'FaceColor',[0 0 0]);
rectangle('Position',[562.5 -393.75 18.75 18.75], 'FaceColor',[1 1 1]);
rectangle('Position',[581.25 -393.75 18.75 18.75], 'FaceColor',[0 0 0]);
rectangle('Position',[562.5 -412.5 18.75 18.75], 'FaceColor',[1 1 1]);
rectangle('Position',[581.25 -412.5 18.75 18.75], 'FaceColor',[0 0 0]);
rectangle('Position',[525 -450 18.75 18.75], 'FaceColor',[0 0 0]);
rectangle('Position',[543.75 -450 18.75 18.75], 'FaceColor',[0 0 0]);
rectangle('Position',[581.25 -431.25 18.75 18.75], 'FaceColor',[0 0 0]);
rectangle('Position',[562.5 -450 18.75 18.75], 'FaceColor',[0 0 0]);
rectangle('Position',[581.25 -450 18.75 18.75], 'FaceColor',[0 0 0]);
rectangle('Position',[300 -468.75 18.75 18.75], 'FaceColor',[1 1 1]);
rectangle('Position',[300 -487.5 18.75 18.75], 'FaceColor',[1 1 1]);
rectangle('Position',[300 -506.25 18.75 18.75], 'FaceColor',[1 1 1]);
rectangle('Position',[300 -525 18.75 18.75], 'FaceColor',[1 1 1]);
rectangle('Position',[300 -543.75 18.75 18.75], 'FaceColor',[1 1 1]);
rectangle('Position',[300 -562.5 18.75 18.75], 'FaceColor',[1 1 1]);
rectangle('Position',[300 -581.25 18.75 18.75], 'FaceColor',[1 1 1]);
rectangle('Position',[300 -600 18.75 18.75], 'FaceColor',[0 0 0]);
rectangle('Position',[318.75 -600 18.75 18.75], 'FaceColor',[0 0 0]);
rectangle('Position',[375 -581.25 18.75 18.75], 'FaceColor',[1 1 1]);
rectangle('Position',[393.75 -581.25 18.75 18.75], 'FaceColor',[1 1 1]);
rectangle('Position',[375 -600 18.75 18.75], 'FaceColor',[0 0 0]);
rectangle('Position',[393.75 -600 18.75 18.75], 'FaceColor',[0 0 0]);
rectangle('Position',[412.5 -581.25 18.75 18.75], 'FaceColor',[1 1 1]);
rectangle('Position',[431.25 -581.25 18.75 18.75], 'FaceColor',[1 1 1]);
rectangle('Position',[412.5 -600 18.75 18.75], 'FaceColor',[0 0 0]);
rectangle('Position',[431.25 -600 18.75 18.75], 'FaceColor',[0 0 0]);
rectangle('Position',[450 -468.75 18.75 18.75], 'FaceColor',[0 0 0]);
rectangle('Position',[468.75 -468.75 18.75 18.75], 'FaceColor',[0 0 0]);
rectangle('Position',[450 -487.5 18.75 18.75], 'FaceColor',[1 1 1]);
rectangle('Position',[468.75 -487.5 18.75 18.75], 'FaceColor',[1 1 1]);
rectangle('Position',[487.5 -468.75 18.75 18.75], 'FaceColor',[0 0 0]);
rectangle('Position',[506.25 -468.75 18.75 18.75], 'FaceColor',[0 0 0]);
rectangle('Position',[487.5 -487.5 18.75 18.75], 'FaceColor',[1 1 1]);
rectangle('Position',[506.25 -487.5 18.75 18.75], 'FaceColor',[1 1 1]);
rectangle('Position',[525 -468.75 18.75 18.75], 'FaceColor',[0 0 0]);
rectangle('Position',[543.75 -468.75 18.75 18.75], 'FaceColor',[0 0 0]);
rectangle('Position',[525 -487.5 18.75 18.75], 'FaceColor',[1 1 1]);
rectangle('Position',[543.75 -487.5 18.75 18.75], 'FaceColor',[1 1 1]);
rectangle('Position',[562.5 -468.75 18.75 18.75], 'FaceColor',[0 0 0]);
rectangle('Position',[581.25 -468.75 18.75 18.75], 'FaceColor',[0 0 0]);
rectangle('Position',[562.5 -487.5 18.75 18.75], 'FaceColor',[1 1 1]);
rectangle('Position',[581.25 -487.5 18.75 18.75], 'FaceColor',[0 0 0]);
rectangle('Position',[562.5 -506.25 18.75 18.75], 'FaceColor',[1 1 1]);
rectangle('Position',[581.25 -506.25 18.75 18.75], 'FaceColor',[0 0 0]);
rectangle('Position',[562.5 -525 18.75 18.75], 'FaceColor',[1 1 1]);
rectangle('Position',[581.25 -525 18.75 18.75], 'FaceColor',[0 0 0]);
rectangle('Position',[450 -581.25 18.75 18.75], 'FaceColor',[1 1 1]);
rectangle('Position',[468.75 -581.25 18.75 18.75], 'FaceColor',[1 1 1]);
rectangle('Position',[450 -600 18.75 18.75], 'FaceColor',[0 0 0]);
rectangle('Position',[468.75 -600 18.75 18.75], 'FaceColor',[0 0 0]);
rectangle('Position',[487.5 -581.25 18.75 18.75], 'FaceColor',[1 1 1]);
rectangle('Position',[506.25 -581.25 18.75 18.75], 'FaceColor',[1 1 1]);
rectangle('Position',[487.5 -600 18.75 18.75], 'FaceColor',[0 0 0]);
rectangle('Position',[506.25 -600 18.75 18.75], 'FaceColor',[0 0 0]);
rectangle('Position',[562.5 -543.75 18.75 18.75], 'FaceColor',[1 1 1]);
rectangle('Position',[581.25 -543.75 18.75 18.75], 'FaceColor',[0 0 0]);
rectangle('Position',[562.5 -562.5 18.75 18.75], 'FaceColor',[1 1 1]);
rectangle('Position',[581.25 -562.5 18.75 18.75], 'FaceColor',[0 0 0]);
rectangle('Position',[525 -581.25 18.75 18.75], 'FaceColor',[1 1 1]);
rectangle('Position',[543.75 -581.25 18.75 18.75], 'FaceColor',[1 1 1]);
rectangle('Position',[525 -600 18.75 18.75], 'FaceColor',[0 0 0]);
rectangle('Position',[543.75 -600 18.75 18.75], 'FaceColor',[0 0 0]);
rectangle('Position',[562.5 -581.25 18.75 18.75], 'FaceColor',[1 1 1]);
rectangle('Position',[581.25 -581.25 18.75 18.75], 'FaceColor',[0 0 0]);
rectangle('Position',[562.5 -600 18.75 18.75], 'FaceColor',[0 0 0]);
rectangle('Position',[581.25 -600 18.75 18.75], 'FaceColor',[0 0 0]);
rectangle('Position',[112.5 -28.125 9.375 9.375], 'FaceColor',[1 1 1]);
rectangle('Position',[121.875 -28.125 9.375 9.375], 'FaceColor',[0 0 0]);
rectangle('Position',[112.5 -37.5 9.375 9.375], 'FaceColor',[1 1 1]);
rectangle('Position',[121.875 -37.5 9.375 9.375], 'FaceColor',[0 0 0]);
rectangle('Position',[112.5 -46.875 9.375 9.375], 'FaceColor',[1 1 1]);
rectangle('Position',[121.875 -46.875 9.375 9.375], 'FaceColor',[0 0 0]);
rectangle('Position',[112.5 -56.25 9.375 9.375], 'FaceColor',[1 1 1]);
rectangle('Position',[121.875 -56.25 9.375 9.375], 'FaceColor',[0 0 0]);
rectangle('Position',[112.5 -65.625 9.375 9.375], 'FaceColor',[1 1 1]);
rectangle('Position',[121.875 -65.625 9.375 9.375], 'FaceColor',[0 0 0]);
rectangle('Position',[112.5 -75 9.375 9.375], 'FaceColor',[1 1 1]);
rectangle('Position',[121.875 -75 9.375 9.375], 'FaceColor',[0 0 0]);
rectangle('Position',[112.5 -84.375 9.375 9.375], 'FaceColor',[1 1 1]);
rectangle('Position',[121.875 -84.375 9.375 9.375], 'FaceColor',[0 0 0]);
rectangle('Position',[112.5 -93.75 9.375 9.375], 'FaceColor',[1 1 1]);
rectangle('Position',[121.875 -93.75 9.375 9.375], 'FaceColor',[0 0 0]);
rectangle('Position',[112.5 -103.125 9.375 9.375], 'FaceColor',[1 1 1]);
rectangle('Position',[121.875 -103.125 9.375 9.375], 'FaceColor',[0 0 0]);
rectangle('Position',[112.5 -112.5 9.375 9.375], 'FaceColor',[1 1 1]);
rectangle('Position',[121.875 -112.5 9.375 9.375], 'FaceColor',[0 0 0]);
rectangle('Position',[112.5 -121.875 9.375 9.375], 'FaceColor',[1 1 1]);
rectangle('Position',[121.875 -121.875 9.375 9.375], 'FaceColor',[0 0 0]);
rectangle('Position',[112.5 -131.25 9.375 9.375], 'FaceColor',[1 1 1]);
rectangle('Position',[121.875 -131.25 9.375 9.375], 'FaceColor',[0 0 0]);
rectangle('Position',[112.5 -140.625 9.375 9.375], 'FaceColor',[1 1 1]);
rectangle('Position',[121.875 -140.625 9.375 9.375], 'FaceColor',[0 0 0]);
rectangle('Position',[112.5 -150 9.375 9.375], 'FaceColor',[1 1 1]);
rectangle('Position',[121.875 -150 9.375 9.375], 'FaceColor',[0 0 0]);
rectangle('Position',[262.5 -28.125 9.375 9.375], 'FaceColor',[0 0 0]);
rectangle('Position',[271.875 -28.125 9.375 9.375], 'FaceColor',[1 1 1]);
rectangle('Position',[262.5 -37.5 9.375 9.375], 'FaceColor',[0 0 0]);
rectangle('Position',[271.875 -37.5 9.375 9.375], 'FaceColor',[1 1 1]);
rectangle('Position',[262.5 -46.875 9.375 9.375], 'FaceColor',[0 0 0]);
rectangle('Position',[271.875 -46.875 9.375 9.375], 'FaceColor',[1 1 1]);
rectangle('Position',[262.5 -56.25 9.375 9.375], 'FaceColor',[0 0 0]);
rectangle('Position',[271.875 -56.25 9.375 9.375], 'FaceColor',[1 1 1]);
rectangle('Position',[262.5 -65.625 9.375 9.375], 'FaceColor',[0 0 0]);
rectangle('Position',[271.875 -65.625 9.375 9.375], 'FaceColor',[1 1 1]);
rectangle('Position',[262.5 -75 9.375 9.375], 'FaceColor',[0 0 0]);
rectangle('Position',[271.875 -75 9.375 9.375], 'FaceColor',[1 1 1]);
rectangle('Position',[262.5 -84.375 9.375 9.375], 'FaceColor',[0 0 0]);
rectangle('Position',[271.875 -84.375 9.375 9.375], 'FaceColor',[1 1 1]);
rectangle('Position',[262.5 -93.75 9.375 9.375], 'FaceColor',[0 0 0]);
rectangle('Position',[271.875 -93.75 9.375 9.375], 'FaceColor',[1 1 1]);
rectangle('Position',[262.5 -103.125 9.375 9.375], 'FaceColor',[0 0 0]);
rectangle('Position',[271.875 -103.125 9.375 9.375], 'FaceColor',[1 1 1]);
rectangle('Position',[262.5 -112.5 9.375 9.375], 'FaceColor',[0 0 0]);
rectangle('Position',[271.875 -112.5 9.375 9.375], 'FaceColor',[1 1 1]);
rectangle('Position',[262.5 -121.875 9.375 9.375], 'FaceColor',[0 0 0]);
rectangle('Position',[271.875 -121.875 9.375 9.375], 'FaceColor',[1 1 1]);
rectangle('Position',[262.5 -131.25 9.375 9.375], 'FaceColor',[0 0 0]);
rectangle('Position',[271.875 -131.25 9.375 9.375], 'FaceColor',[1 1 1]);
rectangle('Position',[262.5 -140.625 9.375 9.375], 'FaceColor',[0 0 0]);
rectangle('Position',[271.875 -140.625 9.375 9.375], 'FaceColor',[1 1 1]);
rectangle('Position',[262.5 -150 9.375 9.375], 'FaceColor',[0 0 0]);
rectangle('Position',[271.875 -150 9.375 9.375], 'FaceColor',[1 1 1]);
rectangle('Position',[131.25 -271.875 9.375 9.375], 'FaceColor',[1 1 1]);
rectangle('Position',[140.625 -271.875 9.375 9.375], 'FaceColor',[1 1 1]);
rectangle('Position',[131.25 -281.25 9.375 9.375], 'FaceColor',[0 0 0]);
rectangle('Position',[140.625 -281.25 9.375 9.375], 'FaceColor',[0 0 0]);
rectangle('Position',[150 -271.875 9.375 9.375], 'FaceColor',[1 1 1]);
rectangle('Position',[159.375 -271.875 9.375 9.375], 'FaceColor',[1 1 1]);
rectangle('Position',[150 -281.25 9.375 9.375], 'FaceColor',[0 0 0]);
rectangle('Position',[159.375 -281.25 9.375 9.375], 'FaceColor',[0 0 0]);
rectangle('Position',[318.75 -421.875 9.375 9.375], 'FaceColor',[1 1 1]);
rectangle('Position',[328.125 -421.875 9.375 9.375], 'FaceColor',[0 0 0]);
rectangle('Position',[318.75 -431.25 9.375 9.375], 'FaceColor',[1 1 1]);
rectangle('Position',[328.125 -431.25 9.375 9.375], 'FaceColor',[0 0 0]);
rectangle('Position',[318.75 -440.625 9.375 9.375], 'FaceColor',[1 1 1]);
rectangle('Position',[328.125 -440.625 9.375 9.375], 'FaceColor',[0 0 0]);
rectangle('Position',[318.75 -450 9.375 9.375], 'FaceColor',[1 1 1]);
rectangle('Position',[328.125 -450 9.375 9.375], 'FaceColor',[0 0 0]);
rectangle('Position',[450 -421.875 9.375 9.375], 'FaceColor',[1 1 1]);
rectangle('Position',[459.375 -421.875 9.375 9.375], 'FaceColor',[1 1 1]);
rectangle('Position',[450 -431.25 9.375 9.375], 'FaceColor',[0 0 0]);
rectangle('Position',[459.375 -431.25 9.375 9.375], 'FaceColor',[0 0 0]);
rectangle('Position',[468.75 -421.875 9.375 9.375], 'FaceColor',[1 1 1]);
rectangle('Position',[478.125 -421.875 9.375 9.375], 'FaceColor',[1 1 1]);
rectangle('Position',[468.75 -431.25 9.375 9.375], 'FaceColor',[0 0 0]);
rectangle('Position',[478.125 -431.25 9.375 9.375], 'FaceColor',[0 0 0]);
rectangle('Position',[487.5 -421.875 9.375 9.375], 'FaceColor',[1 1 1]);
rectangle('Position',[496.875 -421.875 9.375 9.375], 'FaceColor',[1 1 1]);
rectangle('Position',[487.5 -431.25 9.375 9.375], 'FaceColor',[0 0 0]);
rectangle('Position',[496.875 -431.25 9.375 9.375], 'FaceColor',[0 0 0]);
rectangle('Position',[506.25 -421.875 9.375 9.375], 'FaceColor',[1 1 1]);
rectangle('Position',[515.625 -421.875 9.375 9.375], 'FaceColor',[1 1 1]);
rectangle('Position',[506.25 -431.25 9.375 9.375], 'FaceColor',[0 0 0]);
rectangle('Position',[515.625 -431.25 9.375 9.375], 'FaceColor',[0 0 0]);
rectangle('Position',[525 -421.875 9.375 9.375], 'FaceColor',[1 1 1]);
rectangle('Position',[534.375 -421.875 9.375 9.375], 'FaceColor',[1 1 1]);
rectangle('Position',[525 -431.25 9.375 9.375], 'FaceColor',[0 0 0]);
rectangle('Position',[534.375 -431.25 9.375 9.375], 'FaceColor',[0 0 0]);
rectangle('Position',[543.75 -421.875 9.375 9.375], 'FaceColor',[1 1 1]);
rectangle('Position',[553.125 -421.875 9.375 9.375], 'FaceColor',[1 1 1]);
rectangle('Position',[543.75 -431.25 9.375 9.375], 'FaceColor',[0 0 0]);
rectangle('Position',[553.125 -431.25 9.375 9.375], 'FaceColor',[0 0 0]);
rectangle('Position',[562.5 -421.875 9.375 9.375], 'FaceColor',[1 1 1]);
rectangle('Position',[571.875 -421.875 9.375 9.375], 'FaceColor',[1 1 1]);
rectangle('Position',[562.5 -431.25 9.375 9.375], 'FaceColor',[0 0 0]);
rectangle('Position',[571.875 -431.25 9.375 9.375], 'FaceColor',[0 0 0]);
rectangle('Position',[318.75 -459.375 9.375 9.375], 'FaceColor',[1 1 1]);
rectangle('Position',[328.125 -459.375 9.375 9.375], 'FaceColor',[0 0 0]);
rectangle('Position',[318.75 -468.75 9.375 9.375], 'FaceColor',[1 1 1]);
rectangle('Position',[328.125 -468.75 9.375 9.375], 'FaceColor',[0 0 0]);
rectangle('Position',[318.75 -478.125 9.375 9.375], 'FaceColor',[1 1 1]);
rectangle('Position',[328.125 -478.125 9.375 9.375], 'FaceColor',[0 0 0]);
rectangle('Position',[318.75 -487.5 9.375 9.375], 'FaceColor',[1 1 1]);
rectangle('Position',[328.125 -487.5 9.375 9.375], 'FaceColor',[0 0 0]);
rectangle('Position',[318.75 -496.875 9.375 9.375], 'FaceColor',[1 1 1]);
rectangle('Position',[328.125 -496.875 9.375 9.375], 'FaceColor',[0 0 0]);
rectangle('Position',[318.75 -506.25 9.375 9.375], 'FaceColor',[1 1 1]);
rectangle('Position',[328.125 -506.25 9.375 9.375], 'FaceColor',[0 0 0]);
rectangle('Position',[318.75 -515.625 9.375 9.375], 'FaceColor',[1 1 1]);
rectangle('Position',[328.125 -515.625 9.375 9.375], 'FaceColor',[0 0 0]);
rectangle('Position',[318.75 -525 9.375 9.375], 'FaceColor',[1 1 1]);
rectangle('Position',[328.125 -525 9.375 9.375], 'FaceColor',[0 0 0]);
rectangle('Position',[318.75 -534.375 9.375 9.375], 'FaceColor',[1 1 1]);
rectangle('Position',[328.125 -534.375 9.375 9.375], 'FaceColor',[0 0 0]);
rectangle('Position',[318.75 -543.75 9.375 9.375], 'FaceColor',[1 1 1]);
rectangle('Position',[328.125 -543.75 9.375 9.375], 'FaceColor',[0 0 0]);
rectangle('Position',[318.75 -553.125 9.375 9.375], 'FaceColor',[1 1 1]);
rectangle('Position',[328.125 -553.125 9.375 9.375], 'FaceColor',[0 0 0]);
rectangle('Position',[318.75 -562.5 9.375 9.375], 'FaceColor',[1 1 1]);
rectangle('Position',[328.125 -562.5 9.375 9.375], 'FaceColor',[0 0 0]);
rectangle('Position',[318.75 -571.875 9.375 9.375], 'FaceColor',[1 1 1]);
rectangle('Position',[328.125 -571.875 9.375 9.375], 'FaceColor',[0 0 0]);
rectangle('Position',[318.75 -581.25 9.375 9.375], 'FaceColor',[1 1 1]);
rectangle('Position',[328.125 -581.25 9.375 9.375], 'FaceColor',[0 0 0]);
X=[560,543.75,506.25,478.125,459.375,412.5,412.5,356.25,318.75,290.625,271.875,243.75,206.25,178.125,164.062,154.688,145.312,135.938,121.875,93.75,56.25,28.125,56.25,28.125,56.25,28.125,56.25,28.125,28.125,28.125,28.125,56.25,40];
Y=[-560,-543.75,-506.25,-478.125,-478.125,-487.5,-412.5,-356.25,-356.25,-328.125,-328.125,-318.75,-281.25,-271.875,-267.188,-267.188,-267.188,-267.188,-271.875,-281.25,-318.75,-346.875,-356.25,-384.375,-393.75,-421.875,-431.25,-459.375,-478.125,-496.875,-515.625,-543.75,-560];
hold on;
plot(X,Y,'r');
plot(X,Y,'bo');
legend('2014.8','Location','southoutside');
